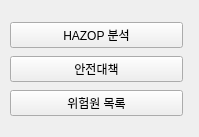
<?xml version="1.0" encoding="UTF-8"?>
<ui version="4.0">
 <class>Form</class>
 <widget class="QWidget" name="Form">
  <property name="geometry">
   <rect>
    <x>0</x>
    <y>0</y>
    <width>199</width>
    <height>137</height>
   </rect>
  </property>
  <property name="windowTitle">
   <string>Form</string>
  </property>
  <widget class="QWidget" name="gridLayoutWidget">
   <property name="geometry">
    <rect>
     <x>10</x>
     <y>20</y>
     <width>173</width>
     <height>101</height>
    </rect>
   </property>
   <layout class="QGridLayout" name="gridLayout">
    <item row="1" column="0">
     <widget class="QPushButton" name="pushButton_4">
      <property name="text">
       <string>안전대책</string>
      </property>
     </widget>
    </item>
    <item row="2" column="0">
     <widget class="QPushButton" name="pushButton_5">
      <property name="text">
       <string>위험원 목록</string>
      </property>
     </widget>
    </item>
    <item row="0" column="0">
     <widget class="QPushButton" name="pushButton_3">
      <property name="text">
       <string>HAZOP 분석</string>
      </property>
     </widget>
    </item>
   </layout>
  </widget>
 </widget>
 <resources/>
 <connections/>
</ui>
